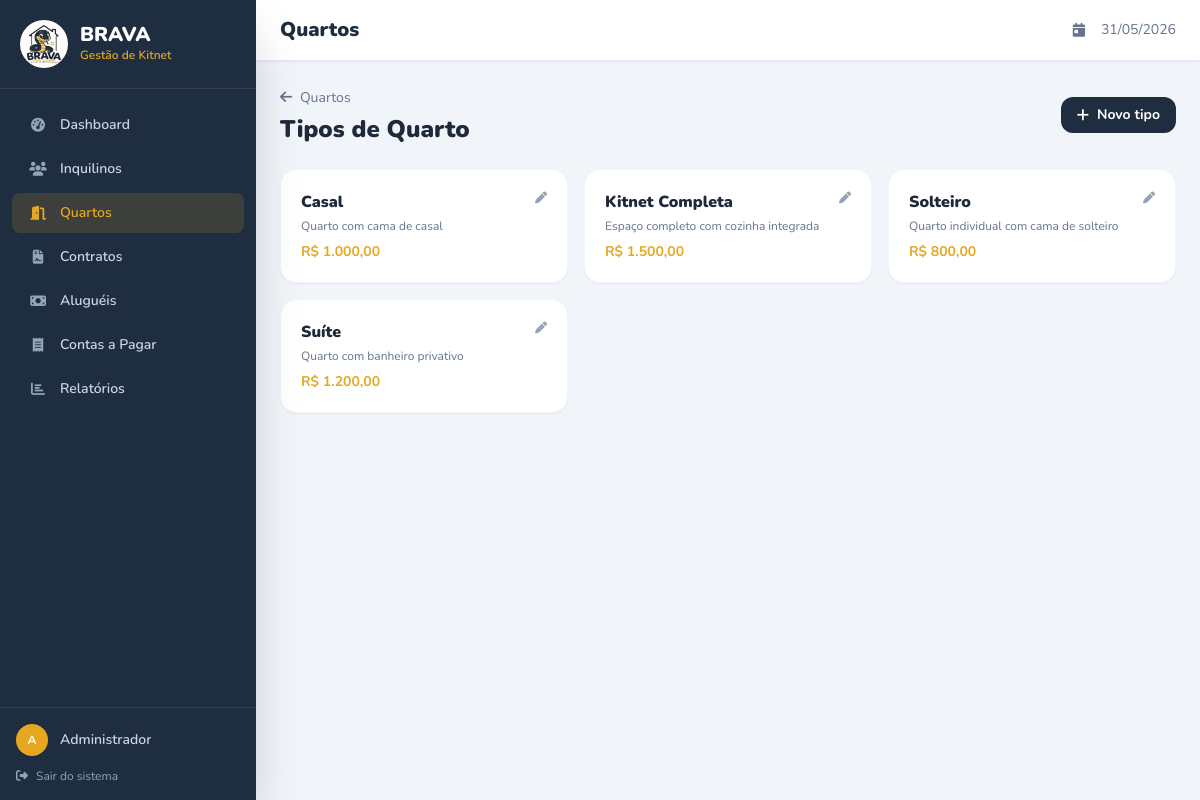
The app's page /pages/quartos.php?acao=tipos (signed in) with its own data.
### tables this page shows
CREATE TABLE tipos_quarto (
    id INT AUTO_INCREMENT PRIMARY KEY,
    nome VARCHAR(80) NOT NULL,             
    descricao TEXT,
    valor_padrao DECIMAL(10,2) NOT NULL DEFAULT 0.00,
    criado_em TIMESTAMP DEFAULT CURRENT_TIMESTAMP
);

### includes/auth.php (called while the page is built, shortened)
<?php
function nomeUsuario(): string {
    return $_SESSION['usuario_nome'] ?? 'Administrador';
}
function e(mixed $valor): string {
    return htmlspecialchars((string)($valor ?? ''), ENT_QUOTES, 'UTF-8');
}
function formatarDinheiro(mixed $valor): string {
    return 'R$ ' . number_format((float)$valor, 2, ',', '.');
}

### pages/quartos.php (the view, shortened to what this page needs)
<?php
require_once __DIR__ . '/../includes/auth.php';
$db = getDB();
$acao = $_GET['acao'] ?? 'listar';
$tipos = $db->query('SELECT * FROM tipos_quarto ORDER BY nome')->fetchAll();
$pageTitle = 'Quartos';
require_once __DIR__ . '/../includes/header.php';
?>
<?php if ($acao === 'tipos'): ?>
<div class="flex items-center justify-between mb-6">
    <div>
        <a href="<?= BASE_URL ?>/pages/quartos.php" class="text-slate-500 hover:text-slate-700 text-sm"><i class="fas fa-arrow-left mr-1"></i> Quartos</a>
        <h2 class="text-2xl font-black text-slate-800 mt-1">Tipos de Quarto</h2>
    </div>
    <button onclick="document.getElementById('modalTipo').classList.remove('hidden')"
            class="px-4 py-2 rounded-xl text-white font-bold text-sm flex items-center gap-2 hover:brightness-110 transition"
            style="background:#1e2d40">
        <i class="fas fa-plus"></i> Novo tipo
    </button>
</div>
<div class="grid grid-cols-1 sm:grid-cols-2 lg:grid-cols-3 gap-4">
    <?php foreach ($tipos as $t): ?>
    <div class="bg-white rounded-2xl p-5 shadow-sm border border-slate-100 flex items-start justify-between">
        <div>
            <div class="font-black text-slate-800"><?= e($t['nome']) ?></div>
            <div class="text-xs text-slate-500 mt-1"><?= e($t['descricao']) ?></div>
            <div class="text-sm font-bold mt-2" style="color:#e5a820"><?= formatarDinheiro($t['valor_padrao']) ?></div>
        </div>
        <button onclick='editarTipo(<?= json_encode($t) ?>)' class="text-slate-400 hover:text-slate-700 text-xs">
            <i class="fas fa-pen"></i>
        </button>
    </div>
    <?php endforeach; ?>
</div>
<?php endif; ?>
<?php require_once __DIR__ . '/../includes/footer.php'; ?>

### includes/header.php (shortened to what this page needs)
<!DOCTYPE html>
<html lang="pt-BR">
<head>
    <script src="https://cdn.tailwindcss.com"></script>
    <link rel="stylesheet" href="https://cdnjs.cloudflare.com/ajax/libs/font-awesome/6.5.0/css/all.min.css">
</head>
<body class="bg-slate-100 font-sans text-navy-700 min-h-screen">
<div class="flex h-screen overflow-hidden">
    <aside id="sidebar" class="w-64 bg-navy-700 flex flex-col shadow-2xl transition-all duration-300 z-50
                               fixed inset-y-0 left-0 lg:relative lg:translate-x-0
                               -translate-x-full" style="background:#1e2d40">
        <div class="p-5 border-b border-white/10 flex items-center gap-3">
            <img src="<?= BASE_URL ?>/assets/img/logo.jpg" alt="Brava" class="w-12 h-12 rounded-full object-cover">
            <div>
                <div class="text-white font-black text-xl leading-none">BRAVA</div>
                <div class="text-gold text-xs font-semibold mt-0.5" style="color:#e5a820">Gestão de Kitnet</div>
            </div>
        </div>
        <nav class="flex-1 overflow-y-auto py-4 px-3 space-y-1">
            <?php
            $paginaAtual = basename($_SERVER['PHP_SELF'], '.php');
            $menu = [
                ['href' => 'dashboard',   'icon' => 'fa-gauge-high',    'label' => 'Dashboard'],
                ['href' => 'inquilinos',  'icon' => 'fa-users',         'label' => 'Inquilinos'],
                ['href' => 'quartos',     'icon' => 'fa-door-open',     'label' => 'Quartos'],
                ['href' => 'contratos',   'icon' => 'fa-file-contract', 'label' => 'Contratos'],
                ['href' => 'alugueis',    'icon' => 'fa-money-bill',    'label' => 'Aluguéis'],
                ['href' => 'contas',      'icon' => 'fa-receipt',       'label' => 'Contas a Pagar'],
                ['href' => 'relatorios',  'icon' => 'fa-chart-bar',     'label' => 'Relatórios'],
            ];
            foreach ($menu as $item):
                $ativo = ($paginaAtual === $item['href']) ? 'active' : '';
            ?>
            <a href="<?= BASE_URL ?>/pages/<?= $item['href'] ?>.php"
               class="nav-link <?= $ativo ?> flex items-center gap-3 px-4 py-2.5 rounded-lg text-slate-300 hover:text-white hover:bg-white/10 transition-all text-sm font-semibold">
                <i class="fas <?= $item['icon'] ?> w-5 text-center text-slate-400"></i>
                <?= $item['label'] ?>
            </a>
            <?php endforeach; ?>
        </nav>
        <div class="p-4 border-t border-white/10">
            <div class="flex items-center gap-3 mb-3">
                <div class="w-8 h-8 rounded-full flex items-center justify-center text-xs font-bold text-white"
                     style="background:#e5a820">
                    <?= strtoupper(substr(nomeUsuario(), 0, 1)) ?>
                </div>
                <span class="text-slate-300 text-sm font-semibold truncate"><?= e(nomeUsuario()) ?></span>
            </div>
            <a href="<?= BASE_URL ?>/logout.php"
               class="flex items-center gap-2 text-slate-400 hover:text-red-400 text-xs transition-colors">
                <i class="fas fa-right-from-bracket"></i> Sair do sistema
            </a>
        </div>
    </aside>
    <div class="flex-1 flex flex-col overflow-hidden">
        <header class="bg-white border-b border-slate-200 px-6 py-4 flex items-center justify-between shadow-sm">
            <div class="flex items-center gap-4">
                <h1 class="text-xl font-black text-navy-700"><?= e($pageTitle ?? 'Dashboard') ?></h1>
            </div>
            <div class="flex items-center gap-4 text-sm text-slate-500">
                <i class="fas fa-calendar-day"></i>
                <?= date('d/m/Y') ?>
            </div>
        </header>
        <main class="flex-1 overflow-y-auto p-6">

### includes/footer.php (shortened to what this page needs)
        </main>
    </div>
</div>
</body>
</html>

### includes/header.php (style rules this page uses)
.nav-link.active { background: rgba(229,168,32,0.15); color: #e5a820 !important; }
.nav-link.active i { color: #e5a820; }

### records on screen
tipos_quarto: nome "Casal", descricao "Quarto com cama de casal", valor_padrao "R$ 1.000,00"
tipos_quarto: nome "Kitnet Completa", descricao "Espaço completo com cozinha integrada", valor_padrao "R$ 1.500,00"
tipos_quarto: nome "Solteiro", descricao "Quarto individual com cama de solteiro", valor_padrao "R$ 800,00"
tipos_quarto: nome "Suíte", descricao "Quarto com banheiro privativo", valor_padrao "R$ 1.200,00"

### other values on screen
$item['label'] "Dashboard"
$item['label'] "Inquilinos"
$item['label'] "Quartos"
$item['label'] "Contratos"
$item['label'] "Aluguéis"
$item['label'] "Contas a Pagar"
$item['label'] "Relatórios"
substr(nomeUsuario(), 0, 1) "A"
nomeUsuario() "Administrador"
$pageTitle "Quartos"
